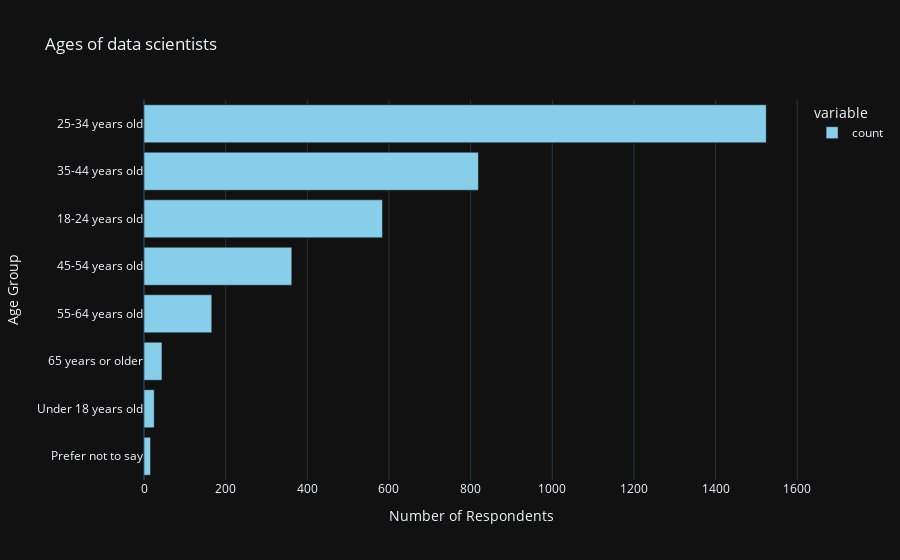

The notebook cell saved with this chart:
### Markdown cell above
# Age

We will create a horizontal bar chart to visualize the distribution of ages among data scientists. This will help us understand the age groups that are most common in the field.

## Insight:
- Most data scientists are between the ages of 25-34.
- The age distribution is skewed towards younger developers, with fewer developers in the older age groups.

### Code cell
import plotly.express as px

age_distribution = df_ai['Age'].value_counts()
age_distribution = age_distribution.sort_values()

fig = px.bar(age_distribution, 
             orientation='h', 
             title='Ages of data scientists', 
             labels={'value': 'Number of Respondents', 'index': 'Age Group'},
             color_discrete_sequence=['skyblue'])

fig.update_layout(xaxis_title='Number of Respondents', yaxis_title='Age Group')

fig.show()

### Figure 1 — Plotly figure (JSON) as saved in the notebook; plotly's stock layout.template omitted (floating-point values rounded to 4 significant figures)
{"data": [{"alignmentgroup": "True", "hovertemplate": "variable=count<br>Number of Respondents=%{x}<br>Age=%{y}<extra></extra>", "legendgroup": "count", "marker": {"color": "skyblue", "pattern": {"shape": ""}}, "name": "count", "offsetgroup": "count", "orientation": "h", "showlegend": true, "textposition": "auto", "x": [16, 25, 44, 166, 362, 584, 819, 1524], "xaxis": "x", "y": ["Prefer not to say", "Under 18 years old", "65 years or older", "55-64 years old", "45-54 years old", "18-24 years old", "35-44 years old", "25-34 years old"], "yaxis": "y", "type": "bar"}], "layout": {"xaxis": {"anchor": "y", "domain": [0.0, 1.0], "title": {"text": "Number of Respondents"}}, "yaxis": {"anchor": "x", "domain": [0.0, 1.0], "title": {"text": "Age Group"}}, "legend": {"title": {"text": "variable"}, "tracegroupgap": 0}, "title": {"text": "Ages of data scientists"}, "barmode": "relative"}}
